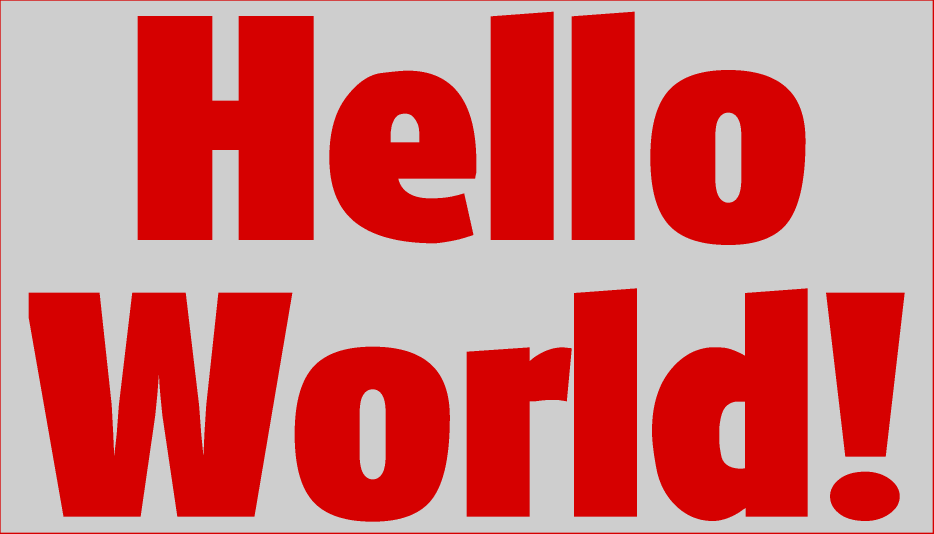
#> input picture helloworld.gif, 2800 x 1600 px (shown at 1/3 size)
$ python main.py
#> lines starting #> are read from the running program, lines starting #| are printed output that depends on the picture; after the words box and inside, x2 and y2 are one past the last pixel; in counts of white or black regions, pixels touching at a corner belong together
from tgraphics import Texture#, Sprite, Screen
from PIL import Image
import numpy as np


img = Image.open("helloworld.gif")
#> img is the input picture: PIL image 2800x1600 P; mean R, G, B 209.8, 108.2, 108.2
img = img.convert("L")
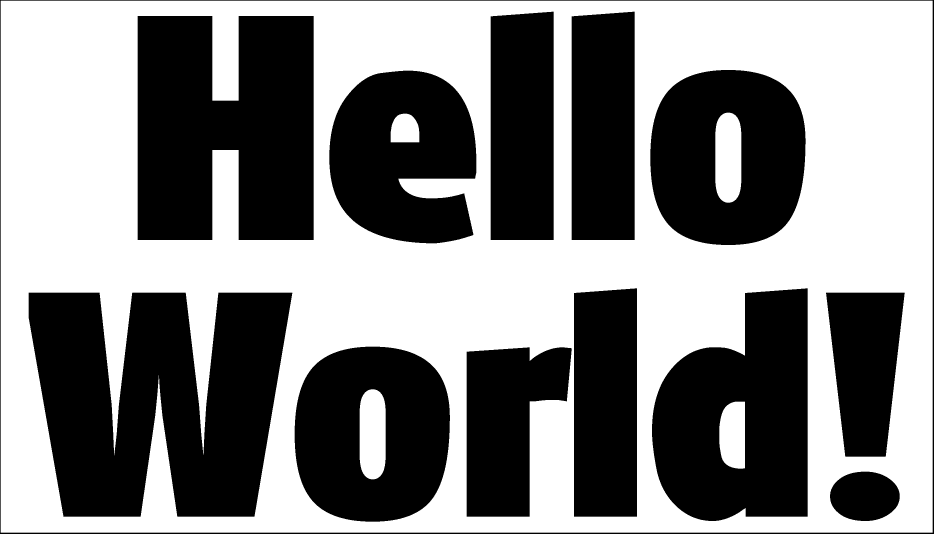
#> img: PIL image 2800x1600 L (shown at 1/3 size); values 64 (black) and 206 (white), 52.5% white; 13 black regions, largest, box (x1, y1, x2, y2) and area: (86, 878, 877, 1550) 397395, (413, 48, 941, 720) 313420, (1956, 865, 2423, 1563) 238285
img = img.resize((100, 100))
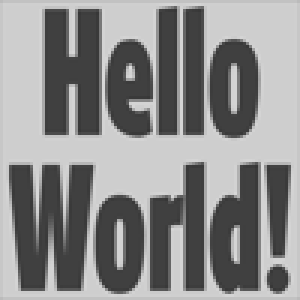
#> img: PIL image 100x100 L (shown 3 times larger); min 52, max 221, mean 138.8
img = np.array(img)

img = img / np.max(img)
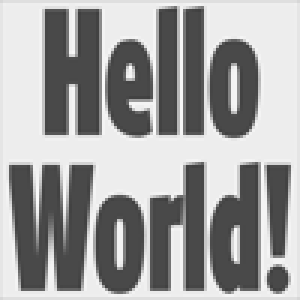
#> img: shape (100, 100) float64 (shown 3 times larger); min 0.235, max 1, mean 0.628

helloworld = img.tolist()
#> helloworld = 100 items

print(Texture(helloworld).distort_v(2))
#> (this line was passed over: tgraphics is not available in this run)
